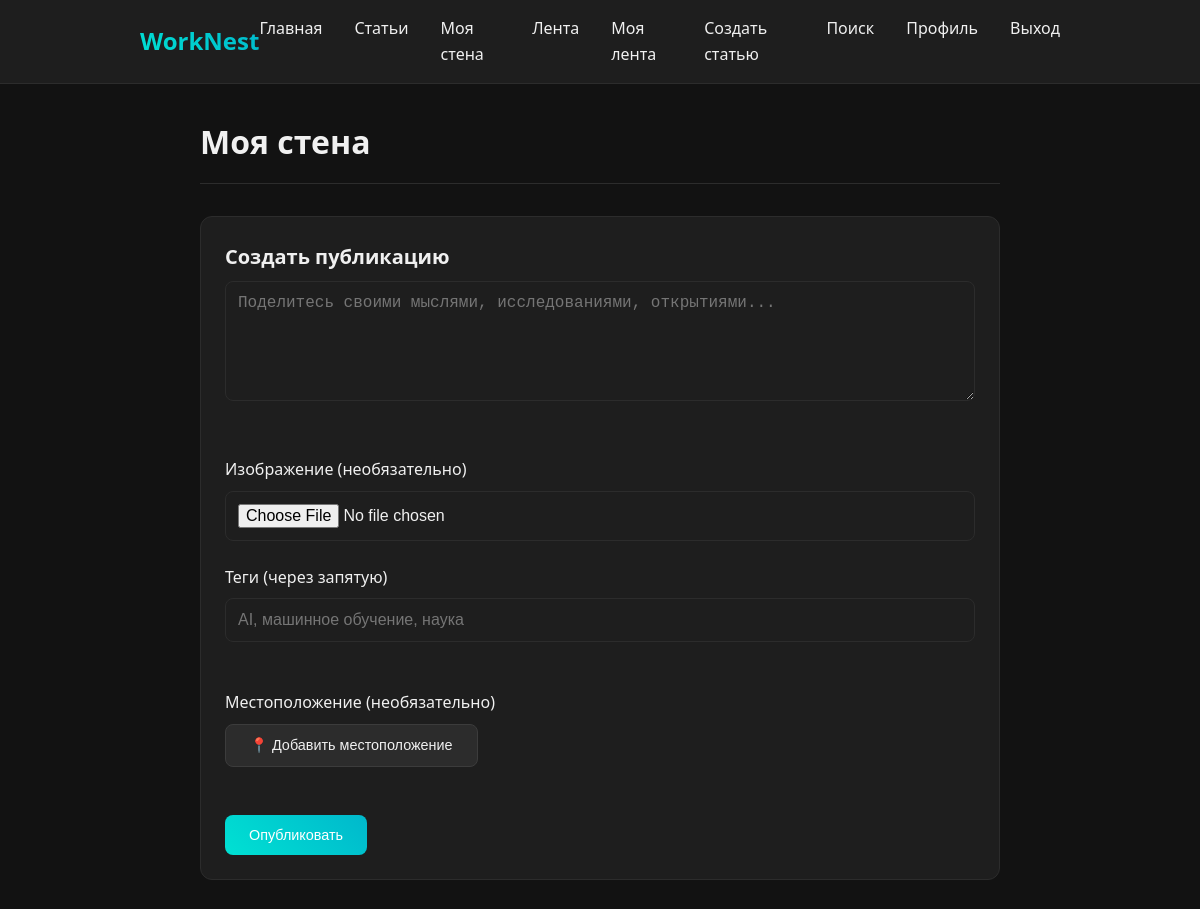
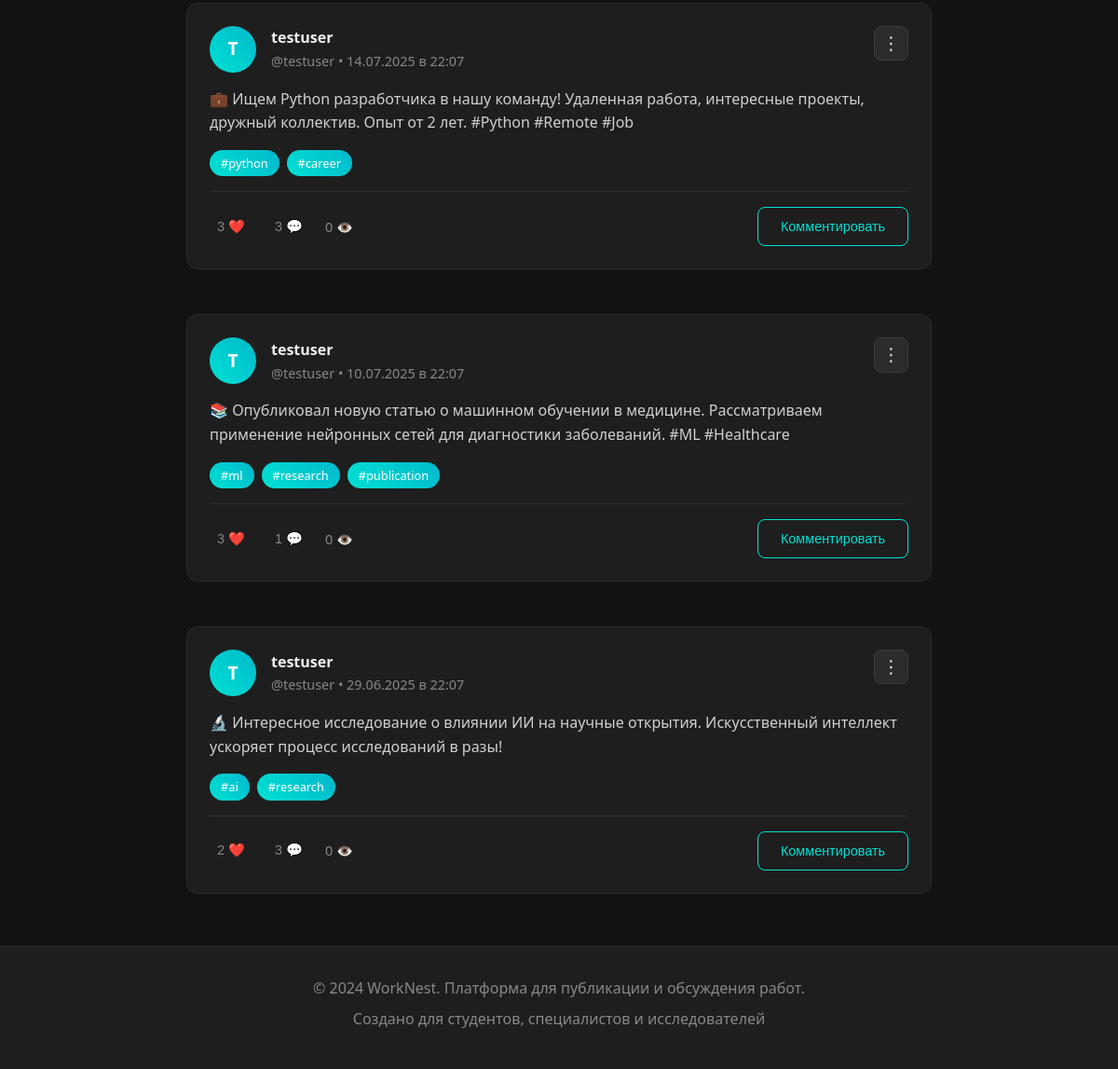
Page /wall (signed in) on the committed database (2 pictures, top to bottom).
### models.py (models this page shows, shortened)
class Post(db.Model):
    id = db.Column(db.Integer, primary_key=True)
    user_id = db.Column(db.Integer, db.ForeignKey('user.id'), nullable=False)
    content = db.Column(db.Text, nullable=False)
    created_at = db.Column(db.DateTime, nullable=False, default=db.func.now())
    updated_at = db.Column(db.DateTime, nullable=True)
    image_path = db.Column(db.String(256), nullable=True)  # путь к картинке
    latitude = db.Column(db.Float, nullable=True)
    longitude = db.Column(db.Float, nullable=True)
    category_id = db.Column(db.Integer, db.ForeignKey('category.id'), nullable=True)
    is_pinned = db.Column(db.Boolean, default=False)
    is_published = db.Column(db.Boolean, default=True)
    publish_at = db.Column(db.DateTime, nullable=True)  # Для отложенной публикации
    post_type = db.Column(db.String(32), default='text')  # text, poll, announcement
    is_deleted = db.Column(db.Boolean, default=False)
    deleted_at = db.Column(db.DateTime, nullable=True)
    edit_count = db.Column(db.Integer, default=0)
    attachments = db.Column(db.Text, nullable=True)  # JSON список файлов
    preview_text = db.Column(db.String(500), nullable=True)  # Краткое описание
    user = db.relationship('User', backref=db.backref('posts', lazy=True))
    category = db.relationship('Category', backref=db.backref('posts', lazy=True))
    tags = db.relationship('Tag', secondary=post_tags, backref=db.backref('posts', lazy='dynamic'))

class User(db.Model):
    id = db.Column(db.Integer, primary_key=True)
    username = db.Column(db.String(64), unique=True, nullable=False)
    email = db.Column(db.String(120), unique=True, nullable=False)
    password_hash = db.Column(db.String(256), nullable=False)  # Увеличено до 256
    status = db.Column(db.String(64))
    show_status = db.Column(db.Boolean, default=True)
    bio = db.Column(db.Text)
    show_bio = db.Column(db.Boolean, default=True)
    avatar = db.Column(db.String(256))  # путь к файлу аватара
    full_name = db.Column(db.String(128), nullable=True)
    show_full_name = db.Column(db.Boolean, default=True)
    degree = db.Column(db.String(64), nullable=True)
    show_degree = db.Column(db.Boolean, default=True)
    interests = db.Column(db.String(256), nullable=True)
    show_interests = db.Column(db.Boolean, default=True)
    organization = db.Column(db.String(128), nullable=True)
    show_organization = db.Column(db.Boolean, default=True)
    location = db.Column(db.String(128), nullable=True)
    show_location = db.Column(db.Boolean, default=True)
    scholar_links = db.Column(db.String(512), nullable=True)  # ссылки через запятую или json
    show_scholar_links = db.Column(db.Boolean, default=True)
    website = db.Column(db.String(256), nullable=True)
    show_website = db.Column(db.Boolean, default=True)
    birthdate = db.Column(db.String(32), nullable=True)  # строкой для простоты
    show_birthdate = db.Column(db.Boolean, default=True)
    public_email = db.Column(db.String(120), nullable=True)
    show_public_email = db.Column(db.Boolean, default=True)
    telegram = db.Column(db.String(64), nullable=True)
    show_telegram = db.Column(db.Boolean, default=True)
    last_seen = db.Column(db.DateTime, default=datetime.utcnow)
    is_online = db.Column(db.Boolean, default=False)
    role = db.Column(db.String(32), default='user')  # user, moderator, admin
    is_banned = db.Column(db.Boolean, default=False)
    ban_reason = db.Column(db.String(256), nullable=True)
    ban_until = db.Column(db.DateTime, nullable=True)

class Tag(db.Model):
    id = db.Column(db.Integer, primary_key=True)
    name = db.Column(db.String(64), unique=True, nullable=False)
    description = db.Column(db.Text, nullable=True)
    color = db.Column(db.String(7), default='#00e1d3')  # Цвет тега в hex
    created_at = db.Column(db.DateTime, default=datetime.utcnow)

### app.py (the view, shortened to what this page needs)
@app.route('/wall', methods=['GET', 'POST'])
def wall():
    user_id = session.get('user_id')
    if not user_id:
        return redirect(url_for('register'))
    user = User.query.get(user_id)
    posts = Post.query.filter_by(user_id=user.id).order_by(Post.created_at.desc()).all()
    for post in posts:
        post.user = User.query.get(post.user_id)
        post.comments = Comment.query.filter_by(post_id=post.id).order_by(Comment.created_at.asc()).all()
        for comment in post.comments:
            comment.user = User.query.get(comment.user_id)
        post.likes_count = Like.query.filter_by(post_id=post.id).count()
        post.liked_by_current = False
        if user_id:
            post.liked_by_current = Like.query.filter_by(post_id=post.id, user_id=user_id).first() is not None
    return render_template('wall.html', user=user, posts=posts, is_global_wall=False, target_user=user)

### app.py (called while the page is built)
@app.before_request
def update_online_status():
    if 'user_id' in session:
        user = User.query.get(session['user_id'])
        if user:
            user.last_seen = datetime.utcnow()
            user.is_online = True
            db.session.commit()

@app.context_processor
def inject_user():
    user_id = session.get('user_id')
    if user_id:
        user = User.query.get(user_id)
        return dict(current_user=user, is_user_online=is_user_online)
    return dict(current_user=None, is_user_online=is_user_online)

### templates/wall.html (shortened to what this page needs)
{% extends 'base.html' %}
{% block content %}
<div class="wall-container fade-in">
    <div class="wall-header">
        <h1>
            {% if is_global_wall %}
                Общая лента
            {% elif target_user and target_user.id != current_user.id %}
                Стена {{ target_user.username }}
            {% else %}
                Моя стена
            {% endif %}
        </h1>
    </div>
    {% if not is_global_wall and (not target_user or target_user.id == current_user.id) %}
    <div class="card post-form-card">
        <h3 class="card-title">Создать публикацию</h3>
        <form method="POST" action="/wall" enctype="multipart/form-data" class="post-form">
            <div class="form-group">
                <textarea name="content"
                          class="form-input form-textarea"
                          placeholder="Поделитесь своими мыслями, исследованиями, открытиями..."
                          required
                          style="min-height: 120px;"></textarea>
            </div>
            <div class="form-row">
                <div class="form-group">
                    <label for="image" class="form-label">Изображение (необязательно)</label>
                    <input type="file"
                           id="image"
                           name="image"
                           class="form-input"
                           accept="image/*">
                </div>
                <div class="form-group">
                    <label for="tags" class="form-label">Теги (через запятую)</label>
                    <input type="text"
                           id="tags"
                           name="tags"
                           class="form-input"
                           placeholder="AI, машинное обучение, наука">
                </div>
            </div>
            <div class="form-group">
                <label class="form-label">Местоположение (необязательно)</label>
                <div class="location-input">
                    <button type="button" class="btn btn-secondary" onclick="getLocation()">
                        📍 Добавить местоположение
                    </button>
                </div>
            </div>
            <div class="form-actions">
                <button type="submit" class="btn btn-primary">Опубликовать</button>
            </div>
        </form>
    </div>
    {% endif %}
    <div class="posts-container">
        {% if posts %}
            {% for post in posts %}
                <article class="card post-card fade-in">
                    <div class="post-header">
                        <div class="post-author">
                            {% if post.user.avatar %}
                                <img src="{{ url_for('static', filename=post.user.avatar) }}"
                                     alt="Аватар"
                                     class="post-avatar">
                            {% else %}
                                <div class="post-avatar-placeholder">
                                    {{ post.user.username[0].upper() }}
                                </div>
                            {% endif %}
                            <div class="post-author-info">
                                <h4>
                                    <a href="/user/{{ post.user.username }}" class="post-author-name">
                                        {{ post.user.full_name or post.user.username }}
                                    </a>
                                </h4>
                                <p class="post-meta">
                                    @{{ post.user.username }} • {{ post.created_at.strftime('%d.%m.%Y в %H:%M') }}
                                </p>
                            </div>
                        </div>
                        {% if current_user and current_user.id == post.user.id %}
                            <div class="post-actions-menu">
                                <button class="btn btn-secondary post-menu-btn" onclick="togglePostMenu({{ post.id }})">
                                    ⋮
                                </button>
                            </div>
                        {% endif %}
                    </div>
                    <div class="post-content">
                        <div class="post-text">
                            {{ post.content|safe }}
                        </div>
                        {% if post.tags %}
                            <div class="post-tags">
                                {% for tag in post.tags %}
                                    <span class="post-tag">#{{ tag.name }}</span>
                                {% endfor %}
                            </div>
                        {% endif %}
                    </div>
                    <div class="post-footer">
                        <div class="post-stats">
                            {% if current_user %}
                                <button class="post-action like-btn {{ 'liked' if post.id in user_liked_posts else '' }}"
                                        data-post-id="{{ post.id }}">
                                    <span class="like-count">{{ post.likes|length }}</span> ❤️
                                </button>
                            {% else %}
                                <span class="post-stat">{{ post.likes|length }} ❤️</span>
                            {% endif %}
                            <button class="post-action comment-btn" onclick="toggleComments({{ post.id }})">
                                {{ post.comments|length }} 💬
                            </button>
                            <span class="post-stat">{{ post.views or 0 }} 👁️</span>
                        </div>
                        {% if current_user %}
                            <button class="btn btn-outline" onclick="toggleComments({{ post.id }})">
                                Комментировать
                            </button>
                        {% endif %}
                    </div>
                </article>
            {% endfor %}
        {% endif %}
    </div>
</div>
{% endblock %}

### templates/base.html (shortened to what this page needs)
<!DOCTYPE html>
<html lang="ru">
<head>
    <link rel="stylesheet" href="{{ url_for('static', filename='worknest.css') }}">
</head>
<body>
    <nav class="navbar">
        <div class="container">
            <div class="navbar-content">
                <a href="/" class="logo">WorkNest</a>
                <ul class="nav-links">
                    <li><a href="/">Главная</a></li>
                    <li><a href="/articles">Статьи</a></li>
                    {% if current_user %}
                        <li><a href="/wall">Моя стена</a></li>
                        <li><a href="/feed">Лента</a></li>
                    <li><a href="/personalized_feed">Моя лента</a></li>
                        <li><a href="/articles/create">Создать статью</a></li>
                        <li><a href="/search">Поиск</a></li>
                        <li><a href="/profile">Профиль</a></li>
                        <li><a href="/logout">Выход</a></li>
                    {% else %}
                        <li><a href="/search">Поиск</a></li>
                        <li><a href="/reg_login">Вход</a></li>
                    {% endif %}
                </ul>
            </div>
        </div>
    </nav>
    <main class="main-content">
        <div class="container">
            {% block content %}{% endblock %}
        </div>
    </main>
    <footer class="footer">
        <div class="container">
            <p>&copy; 2024 WorkNest. Платформа для публикации и обсуждения работ.</p>
            <p>Создано для студентов, специалистов и исследователей</p>
        </div>
    </footer>
</body>
</html>

### static/worknest.css (style rules this page uses)
* { margin: 0; padding: 0; box-sizing: border-box; }
body { font-family: 'Segoe UI', Tahoma, Geneva, Verdana, sans-serif; font-size: 16px; line-height: 1.6; background-color: #121212; color: #f0f0f0; min-height: 100vh; }
.container { max-width: 960px; margin: 0 auto; padding: 0 20px; }
.navbar { background-color: #1e1e1e; border-bottom: 1px solid #2c2c2c; padding: 1rem 0; position: sticky; top: 0; z-index: 100; }
.navbar-content { display: flex; justify-content: space-between; align-items: center; }
.logo { font-size: 1.5rem; font-weight: bold; color: #00e1d3; text-decoration: none; background: linear-gradient(45deg, #00e1d3, #00b8cc); -webkit-background-clip: text; -webkit-text-fill-color: transparent; background-clip: text; }
.nav-links { display: flex; list-style: none; gap: 2rem; }
.nav-links a { color: #f0f0f0; text-decoration: none; transition: color 0.3s ease; position: relative; }
.nav-links a::after { content: ''; position: absolute; bottom: -5px; left: 0; width: 0; height: 2px; background: linear-gradient(45deg, #00e1d3, #00b8cc); transition: width 0.3s ease; }
.main-content { padding: 2rem 0; min-height: calc(100vh - 140px); }
.card { background-color: #1e1e1e; border: 1px solid #2c2c2c; border-radius: 12px; padding: 1.5rem; margin-bottom: 1.5rem; transition: all 0.3s ease; position: relative; overflow: hidden; }
.card::before { content: ''; position: absolute; top: 0; left: 0; right: 0; height: 3px; background: linear-gradient(45deg, #00e1d3, #00b8cc); opacity: 0; transition: opacity 0.3s ease; }
.card-title { font-size: 1.25rem; font-weight: 600; color: #f0f0f0; margin-bottom: 0.5rem; }
.btn { display: inline-block; padding: 0.75rem 1.5rem; border: none; border-radius: 8px; text-decoration: none; font-size: 0.9rem; font-weight: 500; cursor: pointer; transition: all 0.3s ease; text-align: center; }
.btn-primary { background: linear-gradient(45deg, #00e1d3, #00b8cc); color: #fff; }
.btn-secondary { background-color: #2c2c2c; color: #f0f0f0; border: 1px solid #3c3c3c; }
.btn-outline { background: transparent; color: #00e1d3; border: 1px solid #00e1d3; }
.form-group { margin-bottom: 1.5rem; }
.form-label { display: block; margin-bottom: 0.5rem; color: #f0f0f0; font-weight: 500; }
.form-input { width: 100%; padding: 0.75rem; border: 1px solid #2c2c2c; border-radius: 8px; background-color: #1e1e1e; color: #f0f0f0; font-size: 1rem; transition: border-color 0.3s ease; }
.form-textarea { resize: vertical; min-height: 120px; }
.footer { background-color: #1e1e1e; border-top: 1px solid #2c2c2c; padding: 2rem 0; margin-top: auto; text-align: center; color: #888; }
.footer p { margin-bottom: 0.5rem; }
.fade-in { animation: fadeIn 0.6s ease-out; }

### rows in the picture
Post: user "T", user "testuser", user.username "testuser", created_at "14.07.2025 в 22:07", content "💼 Ищем Python разработчика в нашу команду! Удаленная работа, интересные проекты, дружный коллектив. Опыт от 2 лет. #Python #Remote #Job", likes|length "3", comments|length "3", views "0"
Tag: name "python"
Tag: name "career"
Post: user "T", user "testuser", user.username "testuser", created_at "10.07.2025 в 22:07", content "📚 Опубликовал новую статью о машинном обучении в медицине. Рассматриваем применение нейронных сетей для диагностики заболеваний. #ML #Healthcare", likes|length "3", comments|length "1", views "0"
Tag: name "ml"
Tag: name "research"
Tag: name "publication"
Post: user "T", user "testuser", user.username "testuser", created_at "29.06.2025 в 22:07", content "🔬 Интересное исследование о влиянии ИИ на научные открытия. Искусственный интеллект ускоряет процесс исследований в разы!", likes|length "2", comments|length "3", views "0"
Tag: name "ai"
